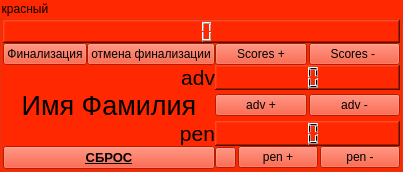
       <widget class="QGroupBox" name="red">
        <property name="minimumSize">
         <size>
          <width>0</width>
          <height>0</height>
         </size>
        </property>
        <property name="mouseTracking">
         <bool>false</bool>
        </property>
        <property name="styleSheet">
         <string notr="true">background-color: rgb(255, 40, 0);</string>
        </property>
        <property name="title">
         <string>красный</string>
        </property>
        <property name="flat">
         <bool>false</bool>
        </property>
        <property name="checkable">
         <bool>false</bool>
        </property>
        <layout class="QGridLayout" name="gridLayout_4">
         <property name="leftMargin">
          <number>0</number>
         </property>
         <property name="topMargin">
          <number>0</number>
         </property>
         <property name="rightMargin">
          <number>0</number>
         </property>
         <property name="bottomMargin">
          <number>0</number>
         </property>
         <property name="spacing">
          <number>0</number>
         </property>
         <item row="4" column="0">
          <widget class="QLabel" name="r_pen">
           <property name="font">
            <font>
             <pointsize>16</pointsize>
            </font>
           </property>
           <property name="text">
            <string>pen</string>
           </property>
           <property name="alignment">
            <set>Qt::AlignBottom|Qt::AlignRight|Qt::AlignTrailing</set>
           </property>
          </widget>
         </item>
         <item row="2" column="1">
          <widget class="QLCDNumber" name="r_advNum">
           <property name="cursor">
            <cursorShape>ArrowCursor</cursorShape>
           </property>
           <property name="frameShape">
            <enum>QFrame::WinPanel</enum>
           </property>
           <property name="digitCount">
            <number>2</number>
           </property>
          </widget>
         </item>
         <item row="2" column="0">
          <widget class="QLabel" name="r_adv">
           <property name="enabled">
            <bool>true</bool>
           </property>
           <property name="font">
            <font>
             <pointsize>16</pointsize>
            </font>
           </property>
           <property name="frameShape">
            <enum>QFrame::NoFrame</enum>
           </property>
           <property name="lineWidth">
            <number>0</number>
           </property>
           <property name="text">
            <string>adv</string>
           </property>
           <property name="alignment">
            <set>Qt::AlignBottom|Qt::AlignRight|Qt::AlignTrailing</set>
           </property>
          </widget>
         </item>
         <item row="4" column="1">
          <widget class="QLCDNumber" name="r_penNum">
           <property name="cursor">
            <cursorShape>ArrowCursor</cursorShape>
           </property>
           <property name="frameShape">
            <enum>QFrame::WinPanel</enum>
           </property>
           <property name="digitCount">
            <number>2</number>
           </property>
          </widget>
         </item>
         <item row="1" column="1">
          <layout class="QHBoxLayout" name="horizontalLayout_5">
           <property name="spacing">
            <number>2</number>
           </property>
           <item>
            <widget class="QPushButton" name="r_btn_scores_add">
             <property name="cursor">
              <cursorShape>PointingHandCursor</cursorShape>
             </property>
             <property name="focusPolicy">
              <enum>Qt::NoFocus</enum>
             </property>
             <property name="toolTip">
              <string>Клавиша [</string>
             </property>
             <property name="text">
              <string>Scores +</string>
             </property>
            </widget>
           </item>
           <item>
            <widget class="QPushButton" name="r_btn_scores_sub">
             <property name="cursor">
              <cursorShape>PointingHandCursor</cursorShape>
             </property>
             <property name="focusPolicy">
              <enum>Qt::NoFocus</enum>
             </property>
             <property name="toolTip">
              <string>Клавиша ]</string>
             </property>
             <property name="text">
              <string>Scores - </string>
             </property>
            </widget>
           </item>
          </layout>
         </item>
         <item row="0" column="0" colspan="2">
          <widget class="QLCDNumber" name="r_scoreNum">
           <property name="minimumSize">
            <size>
             <width>0</width>
             <height>0</height>
            </size>
           </property>
           <property name="cursor">
            <cursorShape>ArrowCursor</cursorShape>
           </property>
           <property name="toolTip">
            <string>F6</string>
           </property>
           <property name="frameShape">
            <enum>QFrame::WinPanel</enum>
           </property>
           <property name="frameShadow">
            <enum>QFrame::Raised</enum>
           </property>
           <property name="digitCount">
            <number>2</number>
           </property>
          </widget>
         </item>
         <item row="3" column="1">
          <layout class="QHBoxLayout" name="horizontalLayout_6">
           <property name="spacing">
            <number>2</number>
           </property>
           <item>
            <widget class="QPushButton" name="r_btn_adv_add">
             <property name="cursor">
              <cursorShape>PointingHandCursor</cursorShape>
             </property>
             <property name="focusPolicy">
              <enum>Qt::NoFocus</enum>
             </property>
             <property name="toolTip">
              <string>Клавиша '</string>
             </property>
             <property name="text">
              <string>adv +</string>
             </property>
            </widget>
           </item>
           <item>
            <widget class="QPushButton" name="r_btn_adv_sub">
             <property name="cursor">
              <cursorShape>PointingHandCursor</cursorShape>
             </property>
             <property name="focusPolicy">
              <enum>Qt::NoFocus</enum>
             </property>
             <property name="toolTip">
              <string>Клавиша \</string>
             </property>
             <property name="text">
              <string>adv -</string>
             </property>
            </widget>
           </item>
          </layout>
         </item>
         <item row="5" column="1">
          <layout class="QHBoxLayout" name="horizontalLayout_7">
           <property name="spacing">
            <number>2</number>
           </property>
           <item>
            <widget class="QPushButton" name="btn_tool">
             <property name="maximumSize">
              <size>
               <width>21</width>
               <height>21</height>
              </size>
             </property>
             <property name="focusPolicy">
              <enum>Qt::NoFocus</enum>
             </property>
             <property name="text">
              <string/>
             </property>
            </widget>
           </item>
           <item>
            <widget class="QPushButton" name="r_btn_pen_add">
             <property name="cursor">
              <cursorShape>PointingHandCursor</cursorShape>
             </property>
             <property name="focusPolicy">
              <enum>Qt::NoFocus</enum>
             </property>
             <property name="toolTip">
              <string>Клавиша .</string>
             </property>
             <property name="text">
              <string>pen +</string>
             </property>
            </widget>
           </item>
           <item>
            <widget class="QPushButton" name="r_btn_pen_sub">
             <property name="cursor">
              <cursorShape>PointingHandCursor</cursorShape>
             </property>
             <property name="focusPolicy">
              <enum>Qt::NoFocus</enum>
             </property>
             <property name="toolTip">
              <string>Клавиша /</string>
             </property>
             <property name="text">
              <string>pen -</string>
             </property>
            </widget>
           </item>
          </layout>
         </item>
         <item row="3" column="0">
          <widget class="QLabel" name="r_sportsman_name">
           <property name="font">
            <font>
             <pointsize>20</pointsize>
            </font>
           </property>
           <property name="text">
            <string>Имя Фамилия</string>
           </property>
           <property name="alignment">
            <set>Qt::AlignCenter</set>
           </property>
           <property name="wordWrap">
            <bool>true</bool>
           </property>
          </widget>
         </item>
         <item row="5" column="0">
          <widget class="QPushButton" name="r_btn_reset">
           <property name="font">
            <font>
             <pointsize>10</pointsize>
             <weight>75</weight>
             <bold>true</bold>
             <underline>true</underline>
            </font>
           </property>
           <property name="cursor">
            <cursorShape>PointingHandCursor</cursorShape>
           </property>
           <property name="focusPolicy">
            <enum>Qt::NoFocus</enum>
           </property>
           <property name="toolTip">
            <string> F12</string>
           </property>
           <property name="text">
            <string>СБРОС</string>
           </property>
          </widget>
         </item>
         <item row="1" column="0">
          <layout class="QHBoxLayout" name="horizontalLayout_14">
           <item>
            <widget class="QPushButton" name="r_fin">
             <property name="cursor">
              <cursorShape>PointingHandCursor</cursorShape>
             </property>
             <property name="focusPolicy">
              <enum>Qt::NoFocus</enum>
             </property>
             <property name="toolTip">
              <string>F6</string>
             </property>
             <property name="text">
              <string>Финализация</string>
             </property>
            </widget>
           </item>
           <item>
            <widget class="QPushButton" name="r_fin_cancel">
             <property name="text">
              <string>отмена финализации</string>
             </property>
            </widget>
           </item>
          </layout>
         </item>
        </layout>
       </widget>
